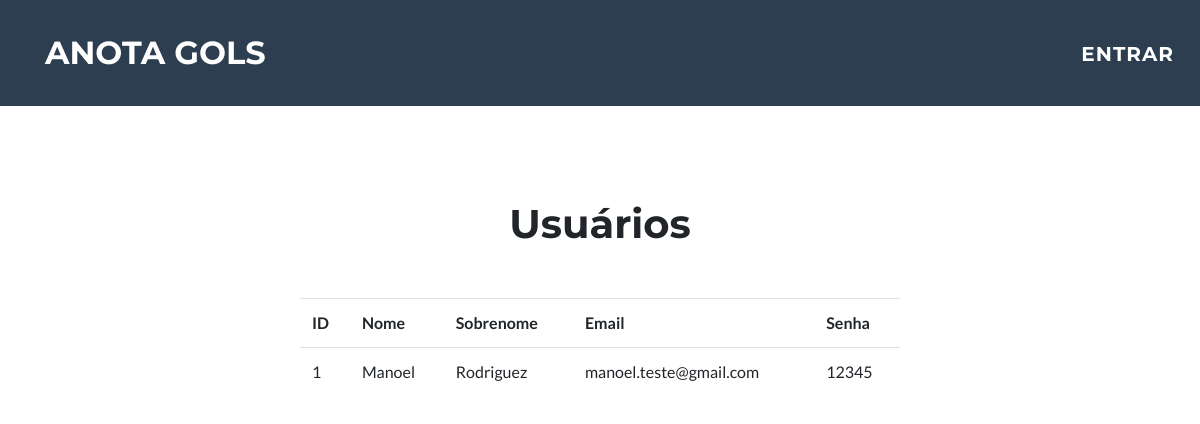
Before: /exibir-usuarios.php with the older database file.
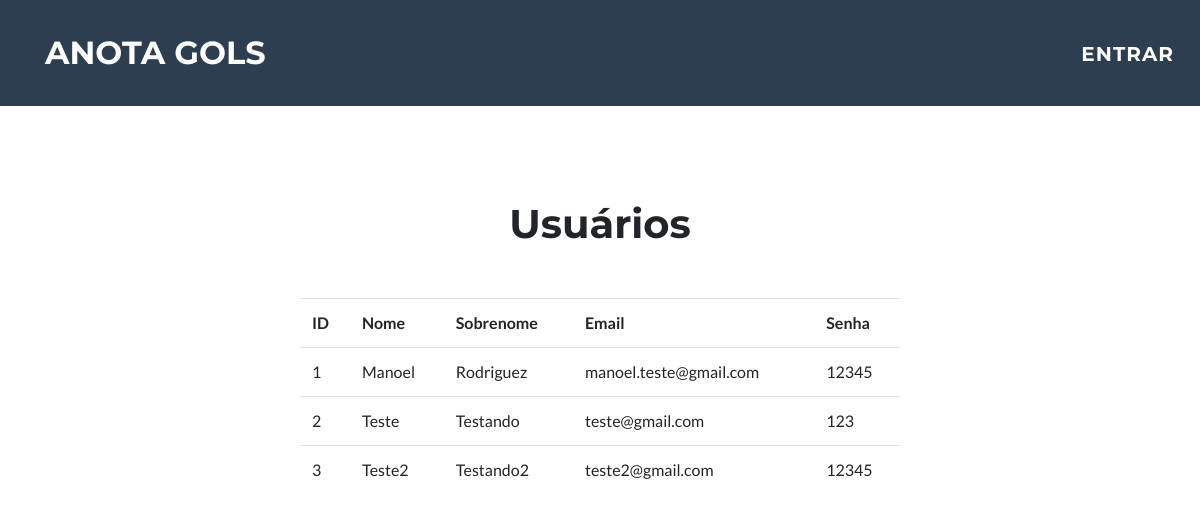
After: the same page with the newer database file.
### tables this page shows
CREATE TABLE usuario(
id integer primary key autoincrement not null,
nome varchar(30) not null,
sobrenome varchar(30) not null,
email varchar(30) not null,
senha varchar(30) not null);

### Banco.php (called while the page is built, shortened)
<?php
class Banco
{
    private $dsn = "sqlite:artilharia.sqlite";
    public function conectar()
    {
        $this ->pdo = new PDO($this->dsn);
    }
}

### Usuario.php (called while the page is built, shortened)
<?php
class Usuario extends Banco {
    public function select()
    {
        $instrucao = $this->pdo->query("SELECT * FROM USUARIO");
        return $instrucao->fetchAll();
    }
}

### exibir-usuarios.php (the view, shortened to what this page needs)
<?php
require 'Banco.php';
require 'Usuario.php';
$usuario = new Usuario('usuarios');
$usuarios = $usuario->select();
?>
<!DOCTYPE html>
<html lang="pt-br">
    <head>
        <link href="vendor/bootstrap/css/bootstrap.min.css" rel="stylesheet">
        <link href="vendor/fontawesome-free/css/all.min.css" rel="stylesheet" type="text/css">
        <link href="vendor/magnific-popup/magnific-popup.css" rel="stylesheet" type="text/css">
        <link href="css/freelancer.css" rel="stylesheet">
    </head>
    <body>
        <nav class="navbar navbar-expand-lg bg-secondary fixed-top text-uppercase" id="mainNav">
            <div class="container">
                <a class="navbar-brand js-scroll-trigger" href="home.php">Anota Gols</a>
                <div class="collapse navbar-collapse" id="navbarResponsive">
                    <ul class="navbar-nav ml-auto">
                        <li class="nav-item mx-0 mx-lg-1">
                            <a class="nav-link py-3 px-0 px-lg-3 rounded" href="login.php" id="entrar" style="position: absolute; right: 10px; margin-top: -30px; font-size: 20px">Entrar</a>
                        </li>
                    </ul>
                </div>
            </div>
        </nav>      <meta charset="UTF-8">
        <link href="vendor/bootstrap/css/bootstrap.min.css" rel="stylesheet">
        <link href="vendor/fontawesome-free/css/all.min.css" rel="stylesheet" type="text/css">
        <link href="vendor/magnific-popup/magnific-popup.css" rel="stylesheet" type="text/css">
        <link href="css/freelancer.css" rel="stylesheet">
    </head>
<body>
    <nav class="navbar navbar-expand-lg bg-secondary fixed-top text-uppercase" id="mainNav">
        <div class="container">
            <a class="navbar-brand js-scroll-trigger" href="home.php">Anota Gols</a>
            <div class="collapse navbar-collapse" id="navbarResponsive">
                <ul class="navbar-nav ml-auto">
                    <li class="nav-item mx-0 mx-lg-1">
                        <a class="nav-link py-3 px-0 px-lg-3 rounded" href="login.php" id="entrar" style="position: absolute; right: 10px; margin-top: -30px; font-size: 20px">Entrar</a>
                    </li>
                </ul>
            </div>
        </div>
    </nav>
<center>
    <h1 style="margin-top: 200px">Usuários</h1>
    <table class="table" style="width: 600px">
        <tr id="topo">
            <td>ID</td>
            <td>Nome</td>
            <td>Sobrenome</td>
            <td>Email</td>
            <td>Senha</td>
        </tr>
        <?php foreach ($usuarios as $usuario): ?>
            <tr>
                <td><?= $usuario['id']; ?></td>
                <td><?= $usuario['nome']; ?></td>
                <td><?= $usuario['sobrenome']; ?></td>
                <td><?= $usuario['email']; ?></td>
                <td><?= $usuario['senha']; ?></td>
            </tr>
        <?php endforeach; ?>
    </table>
</center>
</body>
</html>

Changed rows visible on the page:
added usuario: id "2", nome "Teste", sobrenome "Testando", email "teste@gmail.com", senha "123"
added usuario: id "3", nome "Teste2", sobrenome "Testando2", email "teste2@gmail.com", senha "12345"
